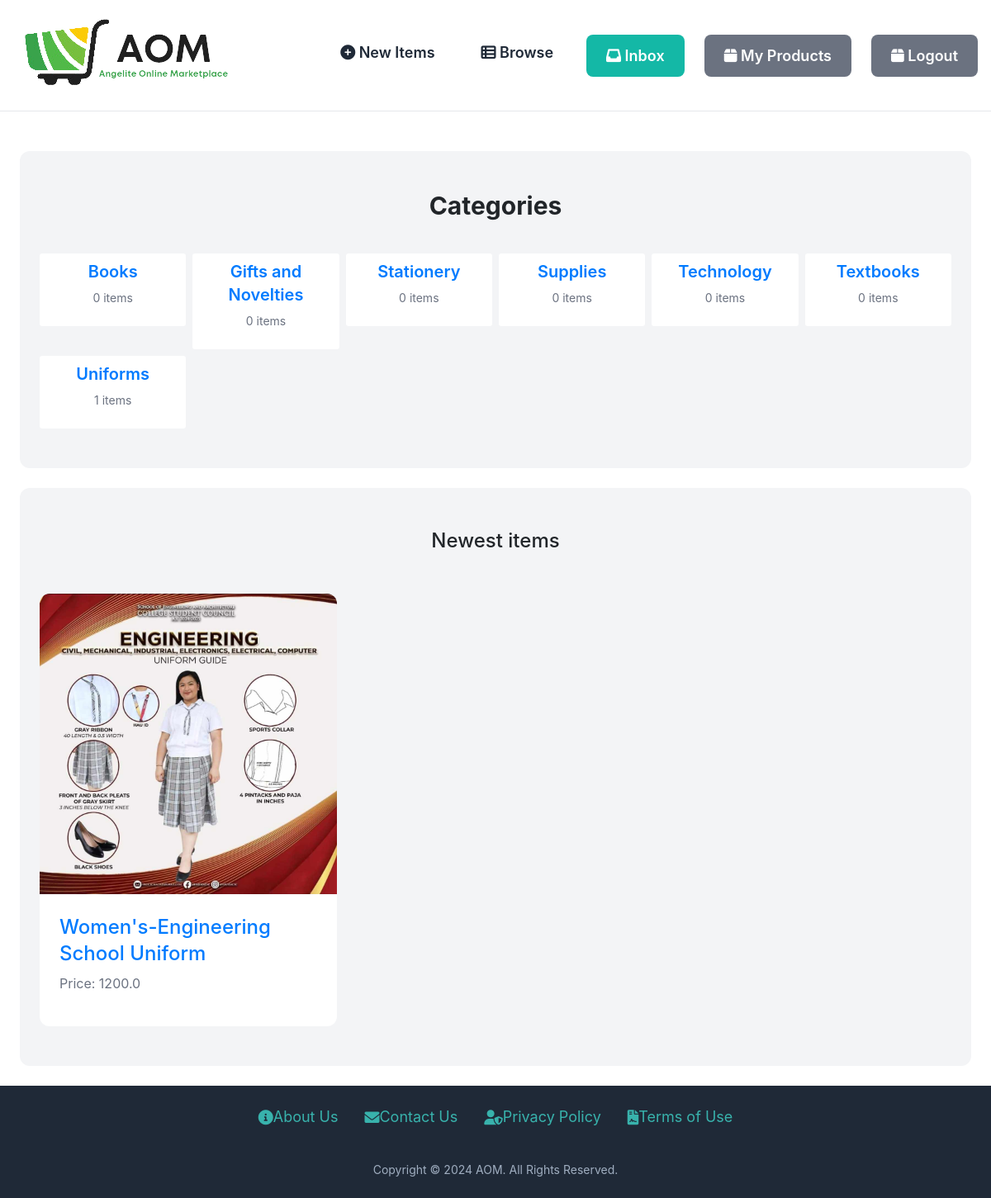
/ (signed in), run on the app's committed database.
### item/models.py (models this page shows, shortened)
class Category(models.Model):
    name = models.CharField(max_length=225)
    class Meta:
        ordering = ('name',)
        verbose_name_plural = 'Categories'

class Item(models.Model):
    category = models.ForeignKey(Category, related_name='items', on_delete=models.CASCADE)
    name = models.CharField(max_length=225)
    description = models.TextField(blank=True, null=True)
    price = models.FloatField()
    image = models.ImageField(upload_to='item_images', blank=True, null=False)
    is_sold = models.BooleanField(default=False)
    created_by = models.ForeignKey(User, related_name='items', on_delete=models.CASCADE)
    created_at = models.DateTimeField(auto_now_add=True)

### core/views.py (the view)
# urls.py: path('', views.index, name='index'),
def index(request):
    items = Item.objects.filter(is_sold=False)[:6]
    categories = Category.objects.all()
    if request.user.is_authenticated:
        return render(request, 'core/index.html', {
            'categories': categories,
            'items': items,
        })
    else:
        return redirect('core:login')

### core/templates/core/index.html (shortened to what this page needs)
{% extends 'core/base.html' %}
{% block content %}
<link href="https://stackpath.bootstrapcdn.com/bootstrap/4.5.2/css/bootstrap.min.css" rel="stylesheet">
{% if request.user.is_authenticated %}
    <div class="mt-6 px-6 py-12 bg-gray-100 rounded-xl">
        <h2 class="mb-10 text-3xl font-bold text-center">Categories</h2>
        <div class="grid grid-cols-6 gap-2">
            {% for category in categories %}
                <div>
                    <a href="#">
                        <div class="p-2 bg-white rounded-sm">
                            <h2 class="font-semibold text-center text-xl">{{ category.name }}</h2>
                            <p class="text-gray-500 text-center text-sm">{{ category.items.count }} items</p>
                        </div>
                    </a>
                </div>
            {% endfor %}
        </div>
    </div>
    <div class="mt-6 px-6 py-12 bg-gray-100 rounded-xl">
        <h2 class="mb-12 text-2xl text-center">Newest items</h2>
        <div class="grid grid-cols-3 gap-3">
            {% for item in items %}
                <div>
                    <a href="{% url 'item:detail' item.id %}">
                        <div>
                            <img src="{{ item.image.url }}" class="rounded-t-xl">
                        </div>
                        <div class="p-6 bg-white rounded-b-xl">
                            <h2 class="text-2xl">{{ item.name }}</h2>
                            <p class="text-gray-500">Price: {{ item.price }}</p>
                        </div>
                    </a>
                </div>
            {% endfor %}
        </div>
    </div>
{% else %}
    <p class="text-center">You do not have permission to view this content.</p>
{% endif %}
{% endblock %}

### core/templates/core/base.html (style rules this page uses)
html, body { height: 100%; margin: 0; display: flex; flex-direction: column; }
body { flex: 1; }

### data on the page
Category: name "Books", items.count "0"
Category: name "Gifts and Novelties", items.count "0"
Category: name "Stationery", items.count "0"
Category: name "Supplies", items.count "0"
Category: name "Technology", items.count "0"
Category: name "Textbooks", items.count "0"
Category: name "Uniforms", items.count "1"
Item: image (picture), name "Women's-Engineering School Uniform", price "1200.0"
